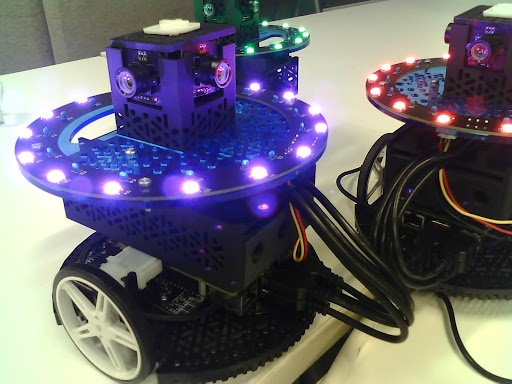
#> input picture ECE4076_Labs/Lab_1/robo.jpg, 512 x 384 px
$ jupyter execute --allow-errors Lab1_student_template1.ipynb
#> lines starting #> are read from the running program, lines starting #| are printed output that depends on the picture; after the words box and inside, x2 and y2 are one past the last pixel; in counts of white or black regions, pixels touching at a corner belong together
[cell 1]
import os
import numpy as np
from matplotlib import pyplot as plt

[cell 2]
student_id = 31105327 # Add in your student ID
student_name = "Omar Afifi" # Add in your student name

# Task 1: Implement a function to perform convolution

[cell 3]
def conv(im, A):
    ## im is the image that we are convolving
    ## A is the convolution kernel
    ## B is the output of the convolution
    if(len(A.shape) != len(im.shape)):
        raise ValueError('the number of dimensions of the kernel and image have to match')

    im_height = im.shape[0]
    im_width = im.shape[1]
    A_height,A_width = A.shape
    B_height,B_width = im_height-A_height+1,im_width-A_width+1 ##Asuming zero padding and 1 stride
    B = np.zeros((B_height,B_width))

    for y in range(B_height):
        for x in range(B_width):
            B[y,x] = np.sum(np.multiply(A,im[y:y+A_height,x:x+A_width]),axis=None)

    return B

# Explain your code here:

# We first declare the shapes of the input image and kernel, as well as the putput image, which will help with calculations

# We itialize our output image as a zeros array with the corresponding calculated output image shape

# We iterate through each element of the output image, and assign it to the corresponding value of the result of the convolution, which would
# the total sum the elemnt-wise multiplaction of the kernel, and a same-size window on the original image

# In case our input image is not grey-scale, np.newaxis takes care of that by stretching our kernel to match the number of channels, to esnure
# that all channles get convoluted with the same kernel

[cell 4]
import cv2
img = cv2.imread("robo.jpg")
#> img is the input picture: shape (384, 512, 3); mean B, G, R 112.8, 101.5, 104.4
img = img[:,:,0]
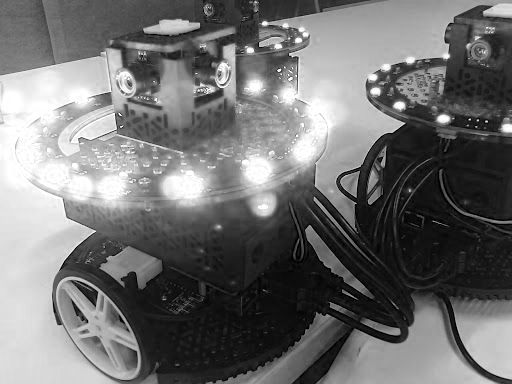
#> img: shape (384, 512); min 0, max 255, mean 112.8
t = 250
img = img>t
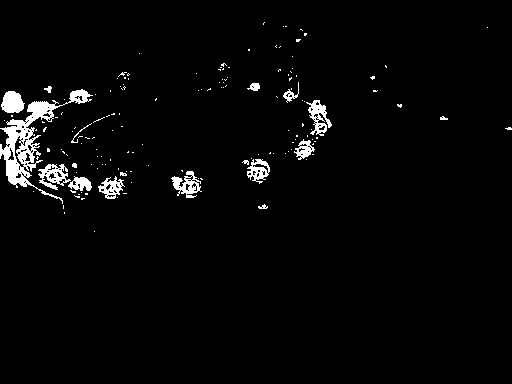
#> img: shape (384, 512) bool; 2.8% white; 151 white regions (133 under 20 px), largest, box (x1, y1, x2, y2) and area: (0, 89, 93, 204) 2208, (38, 164, 71, 190) 415, (306, 100, 332, 136) 402
kernel = np.array([[2,4,5,4,2],[4,9,12,9,4],[5,12,15,12,5],[4,9,12,9,4],[2,4,5,4,2]])/159

filt_img = conv(img,kernel)
plt.figure(figsize=(10,5))
plt.subplot(1,2,1)
plt.imshow(filt_img,'gray')
plt.title('blurred image')

plt.subplot(1,2,2)
plt.imshow(img,'gray')
plt.title('original image')

# Task 2: Calculate the image gradients

[cell 5]
# Write your code here
Gx = np.array([[1, 0, -1],[2, 0, -2],[1,0,-1]])
Gy = np.transpose(Gx)

horz_grad = conv(filt_img,Gx)
#> after the loop in conv (call 2), `for y in range(B_height):`:
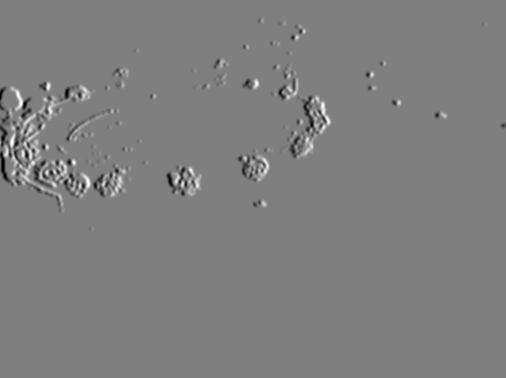
#> B: shape (378, 506) float64; min -2.19, max 2.19, mean 0.000751; drawn with min black and max white
vert_grad = conv(filt_img,Gy)
#> after the loop in conv (call 3), `for y in range(B_height):`:
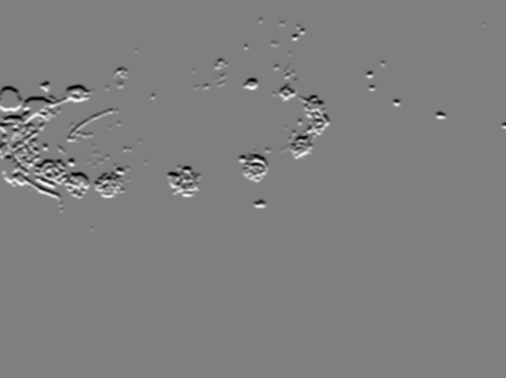
#> B: shape (378, 506) float64; min -2.19, max 2.19, mean -2.28e-19; drawn with min black and max white

plt.figure(figsize=(12,5))
plt.subplot(1,3,1)
plt.imshow(abs(horz_grad),'gray')
plt.title('horizontal gradient (Vertical edges)')

plt.subplot(1,3,2)
plt.imshow(filt_img,'gray')
plt.title('blurred image')

plt.subplot(1,3,3)
plt.imshow(abs(vert_grad),'gray')
plt.title('Vertical gradient (horizontal edges)')

[cell 6]
# Demonstrate your understanding by answering the question below:
# Looking at the filter coefficients, explain how a sobel filter picks out horizontal edges?
#
# A horizontal sobel filter looks at the vertical gradient at each pixel. At each pixel, by convolving the image window with the sobel horizontal
# filter, we are essentially taking the difference between the top and bottom pixels, while making the pixels directly above and directly below the
# pixel in question more signficant, hence the opposite sign coefficents at the top and bottom and the larger coefficents at the centre.
# And the value of the pixel in question will be indicative of the difference between the row of pixels immediately above it and the row of pixels immediately
# below it. So if the pixels on top and the pixels on the bottom have very different values, then the pixel at the centre of the sobel filter will
# have a large value, since there is a big difference between the top and bottom pixels. If the top pixels and bottom pixels have similar values,
# then the pixel at the centre of the soble filter will give a small value, since there is a small to little difference between the top and
# bottom pixels

# I it also important to mention that when displaying an image of the gradients, it might be more useful to use absolute values of the image
# pixels, rather than the raw pixel values. This is because that when we covolve with the soble filter, we get both positive and negative values,
# depending on the direction of change. Negative value pixels get displayed with less intensity compared to 0 value pixels, and so we will end
# Seeing edges in one direction only. Since we are interested in seeing all horizontal and vertical edges, regardless of the direction of change
# for each edge, normalizing pixel values before diplaying would be helpful
#

# Task 3: Calculate gradient magnitude

[cell 7]
# Write your code here
grad = np.sqrt(horz_grad**2 + vert_grad**2)
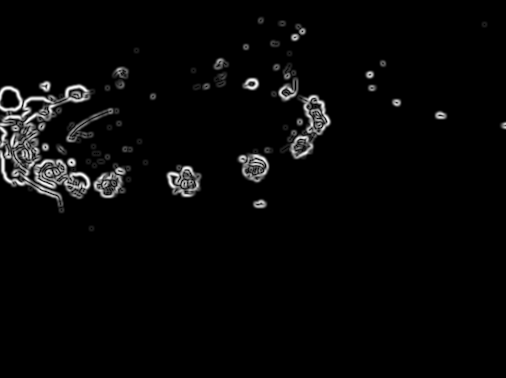
#> grad: shape (378, 506) float64; min 0, max 2.33, mean 0.0652; drawn with min black and max white

[cell 8]
# Show results here
plt.figure(figsize=(12,5))
plt.subplot(1,3,1)
plt.imshow(abs(horz_grad),'gray')
plt.title('horizontal gradient (Vertical edges)')

plt.subplot(1,3,2)
plt.imshow(grad,'gray')
plt.title('gradient magnitude')

plt.subplot(1,3,3)
plt.imshow(abs(vert_grad),'gray')
plt.title('Vertical gradient (horizontal edges)')
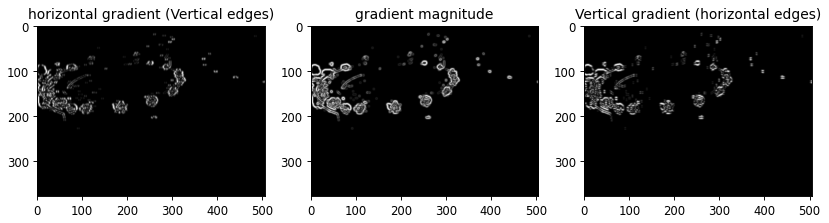
#> figure drawn by matplotlib, 3 panels

[cell 9]
# Demonstrate your understanding by answering the question below:
# What differences in gradient magnitude would be observed for a corner, edge and solid region?

# A Corner would have a large change in pixel intensity in both the horizontal and vertical directions, which would result in a big gradient
# magnitude.
# An edge would have a large change in pixel intensity in only one direction, which would still result in a large gradient magnitude, but not as
# large as a corner
# A solid region wouldn't have a large change in pixel intensity, therefore woudl result in a small gradient magnitude

# Task 4: Calculate gradient orientation

[cell 10]
# Write your code here
epsilon = 1e-8
theta = np.round(np.arctan(vert_grad/(horz_grad+epsilon))/(45/180*np.pi))
theta = abs(theta)
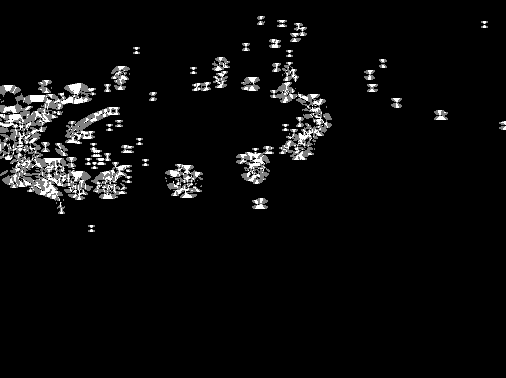
#> theta: shape (378, 506) float64; min 0, max 2, mean 0.0913; drawn with min black and max white

[cell 11]
# Show results here
#Showing horizontal, vertical and diagonal directions only
colors = ['green','blue','red']
direction_names = ['horizontal', 'diagonal', 'vertical']
cmap = plt.cm.colors.ListedColormap(colors)
inv_grad = grad*-1
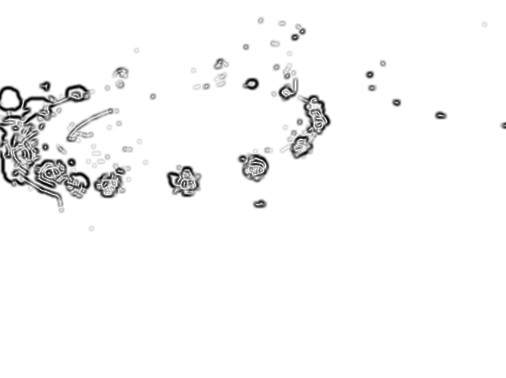
#> inv_grad: shape (378, 506) float64; min -2.33, max 0, mean -0.0652; drawn with min black and max white
plt.imshow(theta, cmap=cmap, alpha = (grad-grad.min())/(grad.max()-grad.min()), interpolation='nearest')
# I added the alpha part so that the intensity of the different colors correlate with the gradient value, not just the direction. this is so
# that pixels with low gradient are colorless since they are irrelevant to us
cbar = plt.colorbar(orientation='vertical', ticks=np.arange(len(direction_names)))
cbar.ax.set_yticklabels(direction_names)
plt.show()

[cell 12]
#Shoiwng all compass directions
theta2 = np.round(np.arctan2(vert_grad,(horz_grad))/(45/180*np.pi))

# Show results here
colors = ['purple','pink','red','orange','yellow','green','cyan','blue','purple']
         #  W        NW     N      NE       E        SE     S       SW     W
direction_names = ['West', 'North-West', 'North','North-East','East','South-East','South','South-West','West']
cmap = plt.cm.colors.ListedColormap(colors)
inv_grad = grad*-1
plt.imshow(theta2+4, cmap=cmap, alpha = (grad-grad.min())/(grad.max()-grad.min()), interpolation='nearest')
cbar = plt.colorbar(orientation='vertical', ticks=np.arange(len(direction_names)))
cbar.ax.set_yticklabels(direction_names)
plt.show()
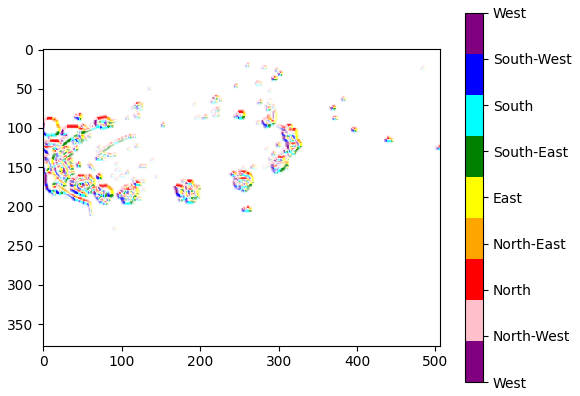
#> figure drawn by matplotlib, 2 panels

[cell 13]
# Demonstrate your understanding by answering the question below:
# How could the gradient orientation be used to obtain rotational invariance for patch matching?

# The gradient orientation gives us inforamtion about how the certain patches in the image is oriented. So when we have two images of an object with diffrent
# orientation, we know that the gradients of the object in both images should be the same, since the objects would still have the same edges and corners.
# The only difference would be the orientation. Therefore once we obtain the orientation of the gradeints for both images, we would keep that in
# mind when doing patch matching, by rotating both patches in such a way that ensures the dominant gradients in both patches are pointing in the
# same direction. This allows us to do patch matching with rotated images, but it has the tradeoff of potential mismatches, for example corners
# of a squar being mismatched to different corners after rotation

# Task 5: Extend your code to perform non-maximal suppression

[cell 14]
def non_maximal_suppression(gradients,directions):
    # directions is an array of mulatiples of 45 degrees
    if gradients.shape != directions.shape:
        raise ValueError('gradients values and directions arrays must have the same size')
    grad_shape = gradients.shape
    suppressed_grad = np.zeros(grad_shape)

    for y in range(1,grad_shape[0]-1): #Skipping checking the first and last rows and columns to avoid out of bounds errors
        for x in range(1,grad_shape[1]-1):
            direction = directions[y,x]
            #Since my version of python is 3.7 I can't use the switch case statement
            if direction == 0 or direction == 4 or direction == -4:
                suppressed_grad[y,x] = gradients[y,x] > gradients[y,x+1] and gradients[y,x] > gradients[y,x-1]
            elif direction == 1 or direction == -3:
                suppressed_grad[y,x] = gradients[y,x] > gradients[y+1,x+1] and gradients[y,x] > gradients[y-1,x-1]
            elif direction == 2 or direction == -2:
                suppressed_grad[y,x] = gradients[y,x] > gradients[y+1,x] and gradients[y,x] > gradients[y-1,x]
            elif direction == 3 or direction == -1:
                suppressed_grad[y,x] = gradients[y,x] > gradients[y-1,x+1] and gradients[y,x] > gradients[y+1,x-1]
            else:
                raise ValueError('some direction values are invalid')
    return suppressed_grad

[cell 15]
# Write your code here
threshold = 150/255
grad = img
#> (the rest of this cell did not finish here and is left out)

[cell 16]
# Show results here
plt.figure(figsize=(12,5))
plt.subplot(1,3,1)
#> (the rest of this cell did not finish here and is left out)

[cell 17]
# Demonstrate your understanding by answering the question below:
# Explain how you chose the threshold for non-maximal suppression?
#
# By starting the threshold at the middle pixel intensity value, and by using trial and error to try to minimize the outlier pixels that do not
# belong to the H, while at the same time try to have as many pixels that belong on the H to stay high (1)

# Task 6: Find the helipad

[cell 18]
# Write your code here
edges = np.argwhere((img) == 1)
#> edges = 5597 pairs, first value 22 to 231, second value 0 to 511
center = np.median(edges, axis=0)
#> center = [149, 62]
center = tuple(center.astype(int))
#> center = (149, 62)
print("Estimated center:", center)
#| Estimated center: (149, 62)

[cell 19]
# Show results here

plt.imshow(filt_img,'gray')
plt.plot(center[1],center[0],'rx')
plt.title('Blurred image with estimated helipad center')
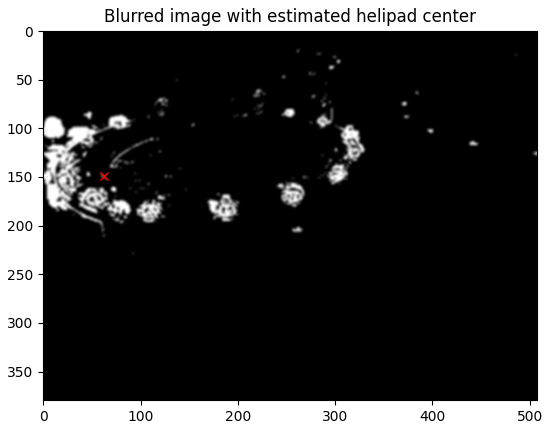
#> figure drawn by matplotlib, 1 panel
